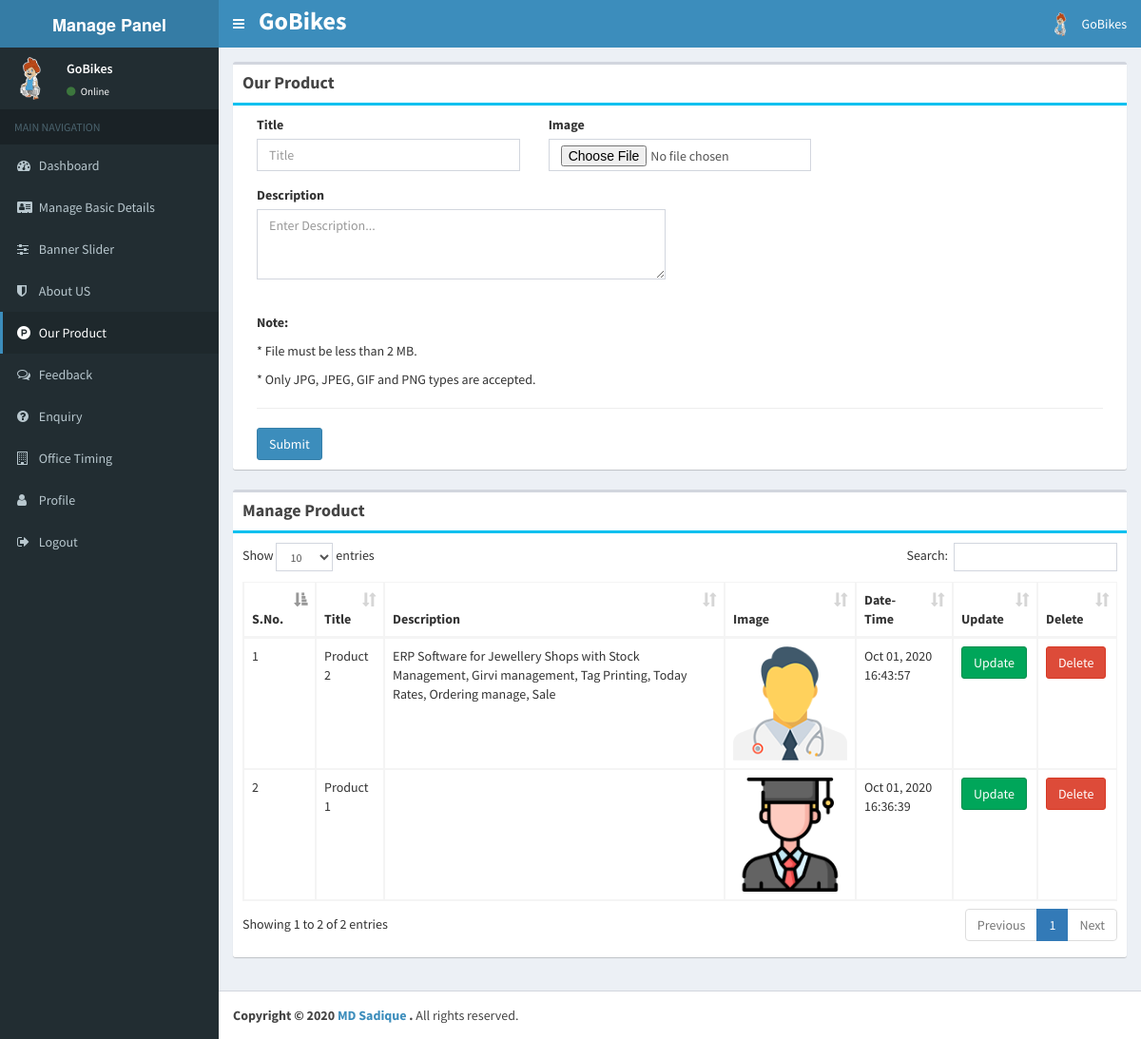
/admin/product/ourproduct.php (signed in), run on the app's committed database.
### tables this page shows
CREATE TABLE `tc_contact` (
  `id` int(11) NOT NULL,
  `login_id` varchar(333) NOT NULL,
  `name` varchar(555) NOT NULL,
  `email` varchar(333) NOT NULL,
  `mobile` varchar(333) NOT NULL,
  `phone` varchar(333) NOT NULL,
  `youtube` varchar(555) NOT NULL,
  `facebook` varchar(555) NOT NULL,
  `address` text NOT NULL,
  `logo` varchar(555) NOT NULL,
  `date_time` varchar(333) NOT NULL,
  `date` date NOT NULL
);

CREATE TABLE `add_customer` (
  `id` int(11) NOT NULL,
  `login_id` varchar(333) NOT NULL,
  `name` varchar(333) NOT NULL,
  `mobile` varchar(333) NOT NULL,
  `email` varchar(333) NOT NULL,
  `website` varchar(333) NOT NULL,
  `img` varchar(555) DEFAULT NULL,
  `status` int(11) NOT NULL
);

CREATE TABLE `tc_product` (
  `id` int(11) NOT NULL,
  `login_id` varchar(333) NOT NULL,
  `title` varchar(333) NOT NULL,
  `link` varchar(555) NOT NULL,
  `image` varchar(555) DEFAULT NULL,
  `description` text NOT NULL,
  `date_time` varchar(333) NOT NULL,
  `date` date NOT NULL
);

### function/function.php (called while the page is built, shortened)
<?php
    function secureData($value){
        return str_replace("'", "\'", htmlspecialchars($value));
    }
?>

### admin/product/ourproduct.php (the view, shortened to what this page needs)
<?php include '../header.php'; ?>
<?php
if(isset($_POST['upd'])){
	$id = $_POST['upd'];
	$tt = "SELECT * FROM `tc_product` WHERE `id` = '$id' AND `login_id` = '$login_id'";
	$ee = mysqli_query($conn,$tt);
	$qq = mysqli_fetch_array($ee);
}else{
	$id = '';
}
?>
<div class="content-wrapper">
	<section class="content">
		<div class="row">
			<div class="col-md-12">
				<div class="box">
					<div class="box-header">
						<h3 class="box-title"><b>Our Product</b></h3>
					</div>
					<div class="box-body box box-info">
						<form class="" method="post" enctype="multipart/form-data">
                            <div class="col-md-4">
                                <div class="form-group">
                                <label for="exampleInputEmail1">Title</label>
                                    <input type="text" class="form-control" name="title" placeholder="Title" value="<?php if($id != ''){ echo $qq['title']; } ?>">
                                </div>
                            </div>
                            <div class="col-md-4">
                                <div class="form-group">
                                    <label for="exampleInputEmail1">Image</label>
                                    <input type="file" class="form-control" name="your_img">
                                </div>
                            </div>
                            <div class="col-md-6">
								<div class="form-group">
									<label for="exampleInputEmail1">Description</label>
									<textarea name="description" class="form-control" rows="3" placeholder="Enter Description..."><?php if($id != ''){ echo $qq['description']; } ?></textarea>
								</div>
							</div>
							<div class="col-md-12" style=""><br>
                                <p><strong>Note:</strong></p>
                                <p>* File must be less than 2 MB.</p>
                                <p>* Only JPG, JPEG, GIF and PNG types are accepted.</p>
                                <hr>
                            </div>
							<div class="col-md-2 pull-left" style="">
                             <?php if($id != ''){?>
								<button type="submit" value="<?php if($id != ''){ echo $qq['id']; } ?>" name="update" class="btn btn-info" >Update</button>
								<?php
								}else{?>
								<button type="submit" name="sub" class="btn btn-primary" >Submit</button>
								<?php
								}?>
							</div>
						</form>
					</div>
				</div>
			</div>
			<div class="col-md-12"></div>
            <div class="col-md-12">
				<div class="box">
					<div class="box-header">
						<h3 class="box-title"><b>Manage Product</b></h3>
					</div>
					<div class="box-body box box-info">
                        <div class="table-responsive">
						<table class="table table-bordered example1">
							<thead>
							  <tr>
								<th>S.No.</th>
								<th>Title</th>
								<th>Description</th>
								<th>Image</th>
								<th>Date-Time</th>
								<th>Update</th>
								<th>Delete</th>
							  </tr>
							</thead>
							<tbody>
								<?php
									$vv1 = "SELECT * FROM `tc_product` WHERE `login_id` = '$login_id' ORDER BY id DESC";
									$tt1 = mysqli_query($conn,$vv1);
									$i = 1;
									while($nn1 = mysqli_fetch_array($tt1)){
								?>
								<tr>
									<td><?php echo $i; ?></td>
									<td><?php echo $nn1['title'];?></td>
									<td><?php echo $nn1['description'];?></td>
									<td>
                                        <?php
                                        if($nn1['image'] !='')
                                        { ?>
                                            <img src="../../images/product/<?php echo $nn1['image']; ?>" style="width:120px">
                                            <?php
                                        } else
                                        {
                                            echo 'Image not found.';
                                        }
                                       ?>
                                    </td>
									<td><?php echo $nn1['date_time'];?></td>
									<td><form method="post" action=""><button type="submit" name="upd" class="btn btn-success" value="<?php echo $nn1['id'];?>">Update</button></form></td>
									<td><form method="post" action=""><button type="submit" name="del" class="btn btn-danger" value="<?php echo $nn1['id'];?>" onClick="return confirm('Are you sure, you want to delete?')">Delete</button></form></td>
								</tr>
								<?php
								$i++;
								}?>
							</tbody>
						</table>
					    </div>
					</div>
				</div>
			</div>
		</div>
	</section>
</div>
<?php include '../footer.php'; ?>

### admin/header.php (shortened to what this page needs)
<?php session_start(); include('../../superadmin/dbconnect.php');
	require('../../function/function.php');
?>
<?php
	$we = "SELECT * FROM `tc_contact` WHERE `login_id` = '$_SESSION[id]'";
	$we2 = mysqli_query($conn,$we);
	$web = mysqli_fetch_array($we2);
	$wep = "SELECT * FROM `add_customer` WHERE `login_id` = '$_SESSION[id]'";
	$we2p = mysqli_query($conn,$wep);
	$webp = mysqli_fetch_array($we2p);
	$login_id = secureData($_SESSION['id']);
?>
<!DOCTYPE html>
<html>
	<head>
		<link rel="stylesheet" href="../bootstrap/css/bootstrap.min.css">
		<link rel="stylesheet" href="https://cdnjs.cloudflare.com/ajax/libs/font-awesome/4.5.0/css/font-awesome.min.css">
		<link rel="stylesheet" href="https://cdnjs.cloudflare.com/ajax/libs/ionicons/2.0.1/css/ionicons.min.css">
		<link rel="stylesheet" href="../plugins/datatables/dataTables.bootstrap.css">
		<link rel="stylesheet" href="../plugins/datepicker/datepicker3.css">
		<link rel="stylesheet" href="../plugins/timepicker/bootstrap-timepicker.min.css">
		<link rel="stylesheet" href="../plugins/iCheck/all.css">
		<link rel="stylesheet" href="../plugins/select2/select2.min.css">
		<link rel="stylesheet" href="../dist/css/AdminLTE.min.css">
		<link rel="stylesheet" href="../dist/css/skins/_all-skins.min.css">
		<link rel="stylesheet" href="../multiselect/dist/css/bootstrap-multiselect.css" type="text/css"/>
		<link href="../sweetalert2/sweetalert.css" rel="stylesheet" />
		<link rel="stylesheet" href="https://cdnjs.cloudflare.com/ajax/libs/font-awesome/4.7.0/css/font-awesome.min.css">
	</head>
<body class="hold-transition skin-blue sidebar-mini fixed">
<div class="wrapper">
	<header class="main-header">
		<a href="" class="logo">
			<span class="logo-lg" style="font-size: 90%;"><b>Manage Panel</b></span>
		</a>
		<nav class="navbar navbar-static-top">
			<a href="#" class="sidebar-toggle" data-toggle="offcanvas" role="button">
			</a>
			<ul class="nav navbar-nav" style="margin-top: 3px;font-size: 26px;color: white;">
				<li class="user-header">
					<div class="pull-left">
						<a href="#" style="color: white;font-weight: bold;">
							<?php
								if($login_id != ''){ echo $web['name']; }
							?>
						</a>
					</div>
				</li>
			</ul>
			<div class="navbar-custom-menu">
				<ul class="nav navbar-nav">
					<li class="dropdown user user-menu">
						<a href="#" class="dropdown-toggle" data-toggle="dropdown">
							<img src="../img/<?php if($webp['img'] !=''){ echo $webp['img']; }else{ echo 'img_not_delete/dummy.png';}?>" class="user-image" >
							<span class="hidden-xs"><?php if($login_id != ''){ echo $web['name']; } ?></span>
						</a>
					</li>
				</ul>
			</div>
		</nav>
	</header>
	<aside class="main-sidebar">
		<section class="sidebar">
			<div class="user-panel">
				<div class="pull-left image">
					<img src="../img/<?php if($webp['img'] !='') { echo $webp['img']; }else{ echo 'img_not_delete/dummy.png';}?>" class="img-circle" alt="User Image" style="max-width: ;height:;">
				</div>
				<div class="pull-left info">
					<p><?php echo $webp['name'];?></p>
					<a href="#"><i class="fa fa-circle text-success"></i> Online</a>
				</div>
			  </div>
			<ul class="sidebar-menu">
				<li class="header">MAIN NAVIGATION</li>
				<?php
				$a = $_SERVER['HTTP_HOST'].$_SERVER['REQUEST_URI'];
				$b = $_SERVER['HTTP_HOST'].dirname($_SERVER['PHP_SELF']);
				 ?>
					<li <?php if( $a == $b.'/dashboard.php' ){ echo "class='active'"; }?>>
						<a href="../home/dashboard.php">
							<i class="fa fa-tachometer" aria-hidden="true"></i> <span>Dashboard</span>
						</a>
					</li>
					<li <?php if( $a == $b.'/contact.php' ){ echo "class='active'"; }?>>
						<a href="../home/contact.php">
							<i class="fa fa-address-card" aria-hidden="true"></i> <span>Manage Basic Details</span>
						</a>
					</li>
					<li <?php if( $a == $b.'/bannerslider.php' ){ echo "class='active'"; }?>>
						<a href="../home/bannerslider.php">
							<i class="fa fa-sliders" aria-hidden="true"></i> <span>Banner Slider</span>
						</a>
					</li>
					<li <?php if( $a == $b.'/about.php' ){ echo "class='active'"; }?>>
						<a href="../home/about.php">
							<i class="fa fa-shield" aria-hidden="true"></i> <span>About US</span>
						</a>
					</li>
					<li <?php if( $a == $b.'/ourproduct.php' ){ echo "class='active'"; }?>>
						<a href="../product/ourproduct.php">
							<i class="fa fa-product-hunt" aria-hidden="true"></i> <span>Our Product</span>
						</a>
					</li>
					<li <?php if( $a == $b.'/feedback.php' ){ echo "class='active'"; }?>>
						<a href="../home/feedback.php">
							<i class="fa fa-comments-o" aria-hidden="true"></i> <span>Feedback</span>
						</a>
					</li>
					<li <?php if( $a == $b.'/enquiry.php' ){ echo "class='active'"; }?>>
						<a href="../home/enquiry.php">
							<i class="fa fa-question-circle" aria-hidden="true"></i> <span>Enquiry</span>
						</a>
					</li>
					<li <?php if( $a == $b.'/officetime.php' ){ echo "class='active'"; }?>>
						<a href="../home/officetime.php">
							<i class="fa fa-building-o" aria-hidden="true"></i> <span>Office Timing</span>
						</a>
					</li>
					<li <?php if( $a == $b.'/profile.php' ){ echo "class='active'"; }?>>
						<a href="../home/profile.php">
							<i class="fa fa-user" aria-hidden="true"></i> <span>Profile</span>
						</a>
					</li>
					<li>
						<a href="../logout.php">
							<i class="fa fa-sign-out" aria-hidden="true"></i> <span>Logout</span>
						</a>
					</li>
			</ul>
		</section>
	</aside>

### data on the page
tc_contact: name "GoBikes"
add_customer: img (picture), name "GoBikes"
tc_product: title "Product 2", description "ERP Software for Jewellery Shops with Stock Management, Girvi management, Tag Printing, Today Rates, Ordering manage, Sale", image (picture), date_time "Oct 01, 2020 16:43:57", $nn1['id'] 18 (drawn)
tc_product: title "Product 1", image (picture), date_time "Oct 01, 2020 16:36:39", $nn1['id'] 17 (drawn)
